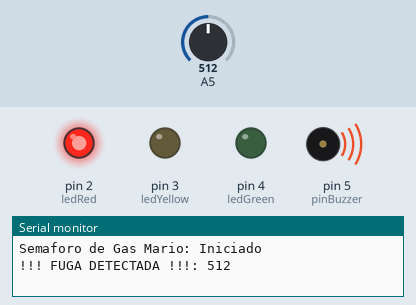
This sketch was run on a simulated Arduino Uno, built with avr-gcc and run on an emulated ATmega328P. Shown: output pins drawn as LEDs (lit = HIGH), buzzer (waves = sounding), the last lines printed to the serial monitor. The inputs (shaded band) are chosen by the test bench; at power-on: A5 = 512.

Above: at 4.2 s.
4.3 s: A5 set to 197
At 5.55 s:
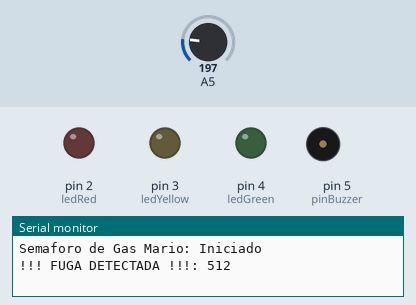
7.3 s: A5 set to 167
10.3 s: A5 set to 114
13.3 s: A5 set to 97
At 14.3 s:
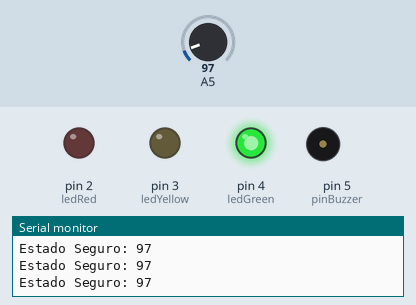
15.1 s: A5 set to 190
At 15.35 s:
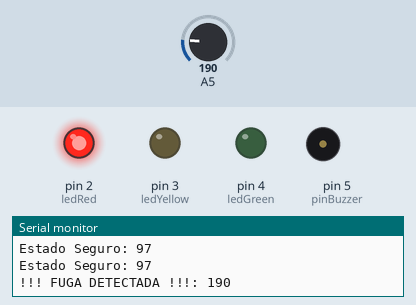
18.1 s: A5 set to 170
At 20.99 s:
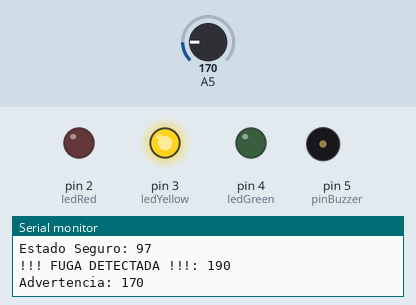
Timing chart, 0 to 22.1 s (numbered marks = the images above; inputs shaded):
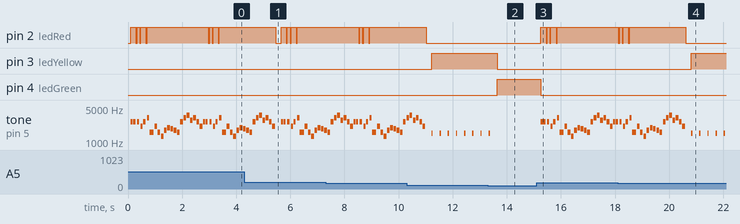

The sketch:

sensor_gas.ino
```cpp
/**
  Detector de Gas Mario Bros Edition
*/

const int gasSensor = A5;
const int ledYellow = 3;
const int ledRed = 2;
const int ledGreen = 4;
const int pinBuzzer = 5;

// Notas en octava alta (E7, C7, G7) para que el pasivo suene nítido
int melody[] = {
  2637, 2637, 0, 2637, 0, 2093, 2637, 0, 3136, 1568, // Intro icónico
  2093, 1568, 1319, 1760, 1976, 1865, 1760, 1568, 2637, 3136, 3520, 2794, 3136, 2637, 2093
};

int duration[] = {
  80, 80, 40, 80, 40, 80, 80, 40, 80, 150,
  100, 100, 100, 100, 100, 100, 100, 100, 100, 100, 100, 100, 100, 100, 100
};

void setup() {
  Serial.begin(9600);
  pinMode(ledGreen, OUTPUT);
  pinMode(ledRed, OUTPUT);
  pinMode(ledYellow, OUTPUT);
  pinMode(pinBuzzer, OUTPUT);

  Serial.println("Semaforo de Gas Mario: Iniciado");
}

void loop() {

  int gasSensorValue = averageRead(gasSensor, 20);

  // 2. Lógica de estados (Semáforo)
  if(gasSensorValue <= 105) {
    Serial.print("Estado Seguro: ");
    Serial.println(gasSensorValue);
    digitalWrite(ledRed, LOW);
    digitalWrite(ledYellow, LOW);
    digitalWrite(ledGreen, HIGH);
    noTone(pinBuzzer);
  }
  else if(gasSensorValue < 180) {
    Serial.print("Advertencia: ");
    Serial.println(gasSensorValue);
    digitalWrite(ledRed, LOW);
    digitalWrite(ledYellow, HIGH);
    digitalWrite(ledGreen, LOW);

    // Un pequeño "chirp" de aviso cada vez que detecta algo en amarillo
    tone(pinBuzzer, 1500, 50);
    delay(100);
    noTone(pinBuzzer);
  }
  else {
    Serial.print("!!! FUGA DETECTADA !!!: ");
    Serial.println(gasSensorValue);
    digitalWrite(ledYellow, LOW);
    digitalWrite(ledGreen, LOW);
    // 3. Activar alarma musical
    marioWarning();
  }

  delay(100);
}

int averageRead(int pin, int samples) {
  long sum = 0;
  for (int i = 0; i < samples; i++) {
    sum += analogRead(pin);
    delay(5);
  }
  return sum / samples;
}

void marioWarning() {
  for(int j = 0 ; j < 2; j++){
    for (int i = 0; i < 25; i++) {
      if (melody[i] == 0) {
        delay(duration[i]);
      } else {
        // Usamos tone() porque confirmamos que es pasivo
        tone(pinBuzzer, melody[i], duration[i]);

        // El LED rojo parpadea con cada nota
        digitalWrite(ledRed, HIGH);
        delay(duration[i] * 1.2); // El 1.2 da el espacio musical entre notas
        digitalWrite(ledRed, LOW);
      }
    }
  }
  noTone(pinBuzzer);
}
```

Measured:
- the behaviour switches between 106 and 105 on A5 (found by bisection; images 1 and 2)
- after the input at 13.3 s, pin 3 (ledYellow): HIGH → LOW after 0.34 s; pin 4 (ledGreen): LOW → HIGH after 0.34 s; tone on pin 5 (pinBuzzer): goes on until 13.4 s, then stays silent
- after the input at 15.1 s, pin 2 (ledRed): goes HIGH 0.19 s, LOW 0.04 s, HIGH 0.10 s, LOW 0.04 s, HIGH 0.19 s, LOW 0.04 s, then HIGH, starting after 0.16 s; pin 4 (ledGreen): HIGH → LOW after 0.16 s
- after the input at 18.1 s, pin 2 (ledRed): goes on until 20.6 s, then stays LOW; pin 3 (ledYellow): LOW → HIGH after 2.7 s
- by itself, tone on pin 5 (pinBuzzer): plays 2637 Hz for 0.08 s, 2637 Hz for 0.08 s, 2637 Hz for 0.08 s, 2093 Hz for 0.08 s, 2637 Hz for 0.08 s, 3136 Hz for 0.08 s … (35 notes in this stretch)
